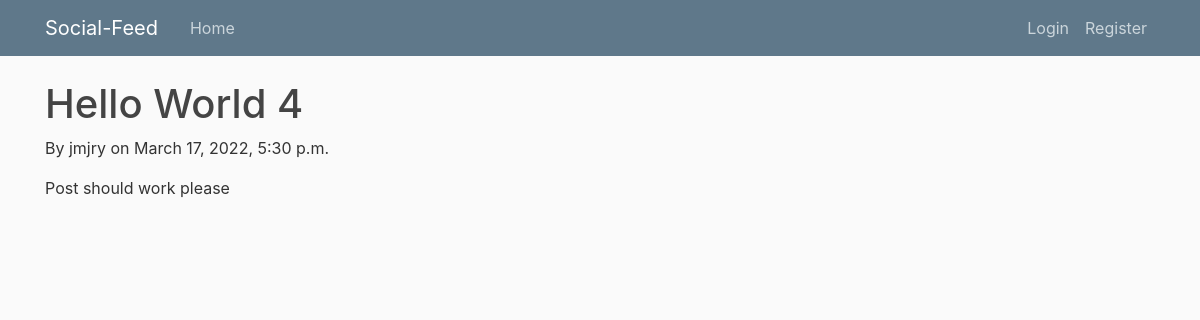
The app's page /post/4/ with its own data.
### feed/models.py (models this page shows, shortened)
class Post(models.Model):
    title = models.CharField(max_length=100)
    content = models.TextField(max_length=200)
    date_posted = models.DateTimeField(default=timezone.now)
    author = models.ForeignKey(User, on_delete=models.CASCADE)

### feed/views.py (the view)
# urls.py: path("post/<int:pk>/", PostDetailView.as_view(), name="post-detail"),
class PostDetailView(DetailView):
    model = Post

### feed/templates/feed/post_detail.html
{%extends "feed/base.html"%}
{%block content%}
    <h1>{{ object.title }}</h1>
    <p> By {{ object.author }} on {{ object.date_posted }}</p>
    <p>{{ object.content }}</p>
{%endblock content%}

### feed/static/feed/main.css (style rules this page uses)
body { background: #fafafa; color: #333333; margin-top: 5rem; }
h1, h2, h3, h4, h5, h6 { color: #444444; }

### records on screen
Post: title "Hello World 4", author "jmjry", date_posted "March 17, 2022, 5:30 p.m.", content "Post should work please"
